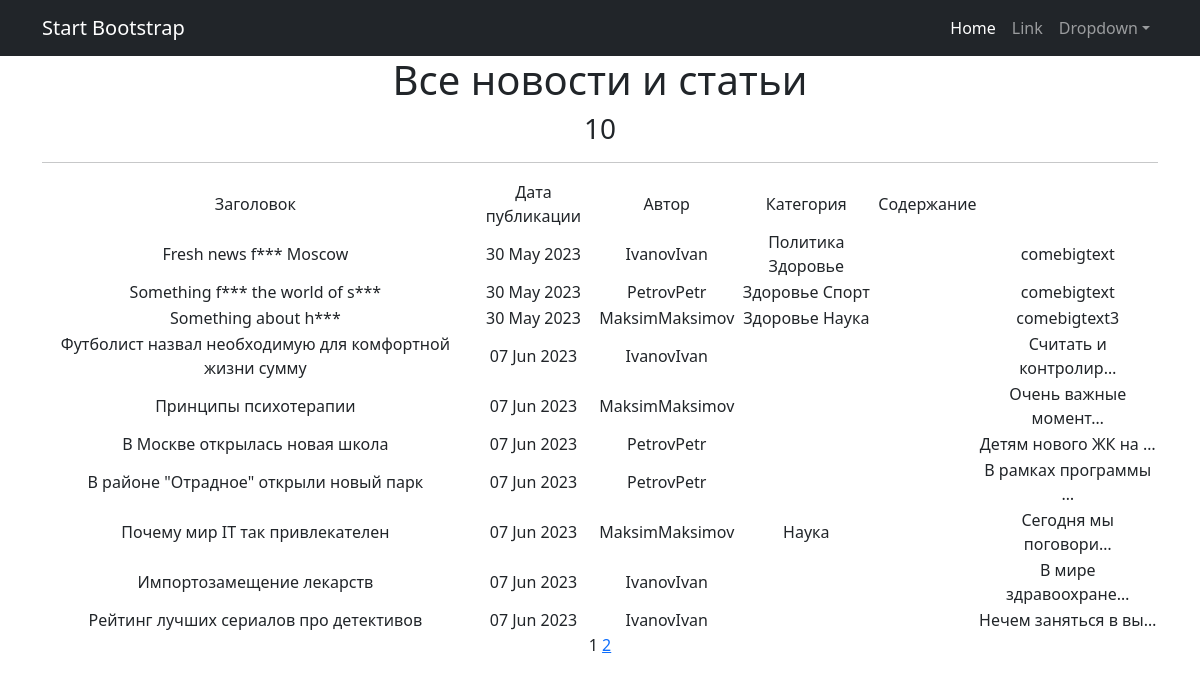
The app's page /content/ with its own data.
### Composition/models.py (models this page shows, shortened)
class Post(models.Model):
    NEWS = 'NW'
    ARTICLE = 'AR'
    author = models.ForeignKey(Author, on_delete=models.CASCADE)
    postType = models.CharField(max_length=2, choices=POST_TYPES, default=NEWS)
    addTime = models.DateTimeField(auto_now_add=True)
    postCategory = models.ManyToManyField("Category", through='PostCategory')
    title = models.CharField(max_length=128)
    content = models.TextField()
    postRating = models.SmallIntegerField(default=0)

class Author(models.Model):
    authorUser = models.OneToOneField(User, on_delete=models.CASCADE)
    authorRating = models.SmallIntegerField(default=0)
    def __str__(self):
        return f'{self.authorUser}'

class Category(models.Model):
    categoryName = models.CharField(max_length=64, unique=True)
    subscribes = models.ManyToManyField(User, blank=True)

### Composition/views.py (the view)
# urls.py: path('', NewsList.as_view(), name='news_list'),
class NewsList(ListView):
    model = Post
    ordering = 'addTime'
    template_name = 'all_news.html'
    context_object_name = 'all_news'
    paginate_by = 10
    def get_queryset(self):
        queryset = super().get_queryset()
        self.filterset = PostFilter(self.request.GET, queryset)
        return self.filterset.qs
    def get_context_data(self, **kwargs):
        context = super().get_context_data(**kwargs)
        context['add_time'] = Post.addTime
        context['filterset'] = self.filterset
        return context

### Composition/templatetags/custom_filters.py (called while the page is built)
@register.filter()
def censor(content):
    text = content.split()
    for i, word in enumerate(text):
        if word in bad_words:
            text[i] = word[0] + '***'
    return ' '.join(text)

### Composition/templatetags/custom_tags.py (called while the page is built)
@register.simple_tag(takes_context=True)
def url_replace(context, **kwargs):
   d = context['request'].GET.copy()
   for k, v in kwargs.items():
       d[k] = v
   return d.urlencode()

### templates/all_news.html (shortened to what this page needs)
{% extends 'flatpages/default.html' %}
{% load custom_filters %}
{% load custom_tags %}
{% block content %}
<h1>Все новости и статьи</h1>
<h3>{{ all_news|length }}</h3>
<hr>
   {% if all_news %}
       <table>
           <tr>
               <td>Заголовок</td>
               <td>Дата публикации</td>
               <td>Автор</td>
               <td>Категория</td>
               <td>Содержание</td>
           </tr>
           {% for news in all_news %}
           <tr>
               <td>{{ news.title|censor }}</td>
               <td>{{ news.addTime|date:'d M Y'}}</td>
               <td>{{ news.author }}</td>
                <td>{% for cat in news.postCategory.all %}
                    {{ cat.categoryName }}
                     {% endfor %}
                </td>
               <td>
                </td>
               <td>{{ news.content|truncatechars:20|censor }}</td>
           </tr>
           {% endfor %}
       </table>
   {% else %}
       <h2>Статей и новостей нет!</h2>
   {% endif %}
   {{ page_obj.number }}
   {% if page_obj.has_next %}
       <a href="?{% url_replace page=page_obj.next_page_number %}">{{ page_obj.next_page_number }}</a>
   {% endif %}
{% endblock content %}

### templates/flatpages/default.html (shortened to what this page needs)
<!DOCTYPE html>
<html lang="en">
    <head>
        {% load static %}
        <link href="{% static 'css/styles.css' %}" rel="stylesheet" />
    </head>
    <body>
        <nav class="navbar navbar-expand-lg navbar-dark bg-dark">
            <div class="container">
                <a class="navbar-brand" href="#">Start Bootstrap</a>
                <div class="collapse navbar-collapse" id="navbarSupportedContent">
                    <ul class="navbar-nav ms-auto mb-2 mb-lg-0">
                        <li class="nav-item"><a class="nav-link active" aria-current="page" href="#">Home</a></li>
                        <li class="nav-item"><a class="nav-link" href="#">Link</a></li>
                        <li class="nav-item dropdown">
                            <a class="nav-link dropdown-toggle" id="navbarDropdown" href="#" role="button" data-bs-toggle="dropdown" aria-expanded="false">Dropdown</a>
                        </li>
                    </ul>
                </div>
            </div>
        </nav>
        <div class="container">
            <div class="row">
                <div class="col-lg-12 text-center">
                    {% block content %}{% endblock content %}
                </div>
            </div>
        </div>
    </body>
</html>

### records on screen
Post: title|censor "Fresh news f*** Moscow", addTime "30 May 2023", author "IvanovIvan", content|censor "comebigtext"
Category: categoryName "Политика"
Category: categoryName "Здоровье"
Post: title|censor "Something f*** the world of s***", addTime "30 May 2023", author "PetrovPetr", content|censor "comebigtext"
Category: categoryName "Спорт"
Post: title|censor "Something about h***", addTime "30 May 2023", author "MaksimMaksimov", content|censor "comebigtext3"
Category: categoryName "Наука"
Post: title|censor "Футболист назвал необходимую для комфортной жизни сумму", addTime "07 Jun 2023", author "IvanovIvan", content|censor "Считать и контролир…"
Post: title|censor "Принципы психотерапии", addTime "07 Jun 2023", author "MaksimMaksimov", content|censor "Очень важные момент…"
Post: title|censor "В Москве открылась новая школа", addTime "07 Jun 2023", author "PetrovPetr", content|censor "Детям нового ЖК на …"
Post: title|censor "В районе \"Отрадное\" открыли новый парк", addTime "07 Jun 2023", author "PetrovPetr", content|censor "В рамках программы …"
Post: title|censor "Почему мир IT так привлекателен", addTime "07 Jun 2023", author "MaksimMaksimov", content|censor "Сегодня мы поговори…"
Post: title|censor "Импортозамещение лекарств", addTime "07 Jun 2023", author "IvanovIvan", content|censor "В мире здравоохране…"
Post: title|censor "Рейтинг лучших сериалов про детективов", addTime "07 Jun 2023", author "IvanovIvan", content|censor "Нечем заняться в вы…"

### other values on screen
{{ all_news|length }} "10"
{{ page_obj.number }} "1"
{{ page_obj.next_page_number }} "2"
